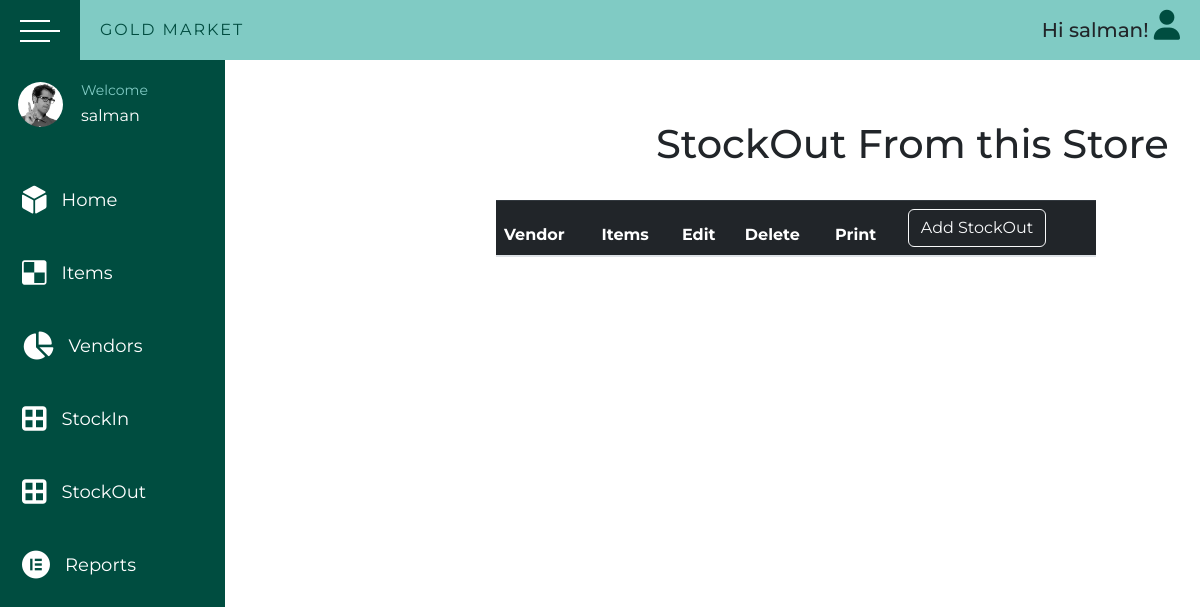
/shop/stockout (signed in), run on an earlier commit of the app's database.
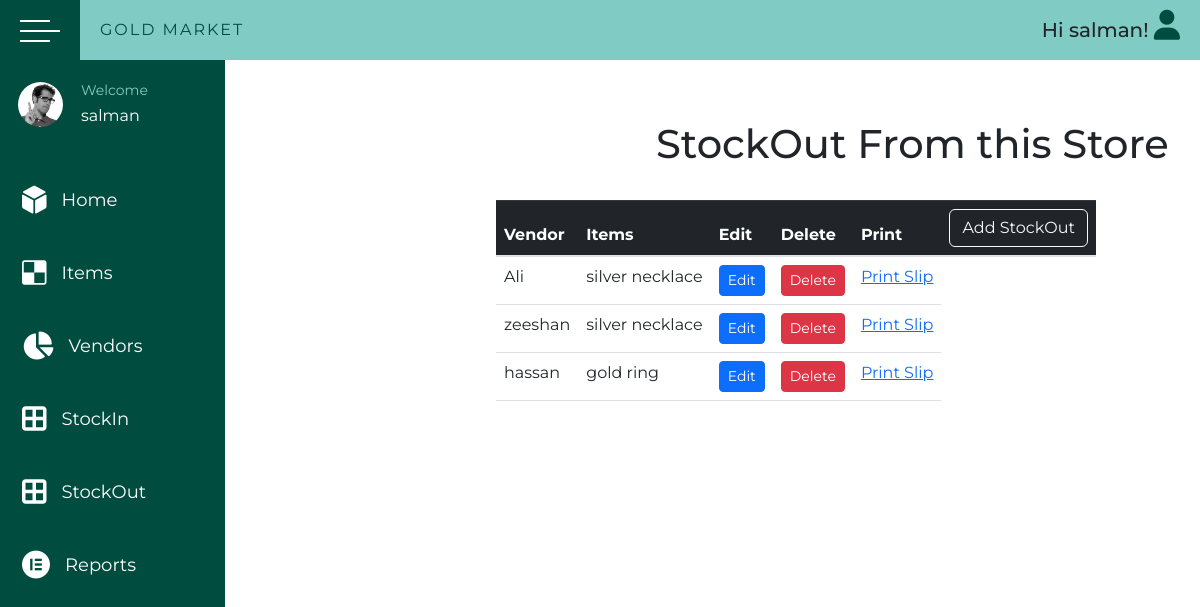
And on a later commit of the database.
### shop/models.py (models this page shows, shortened)
class StockOut(models.Model):
    items = models.ForeignKey(Items, on_delete=models.CASCADE)
    vendor = models.ForeignKey(Vendors, on_delete=models.CASCADE)
    class Meta:
        verbose_name = 'StockOut'
        verbose_name_plural = 'StockOut'

class Vendors(models.Model):
    name = models.CharField(max_length=45)
    address = models.CharField(max_length=150)
    email = models.EmailField(unique=True)
    company = models.ForeignKey(Company, on_delete=models.CASCADE)
    def __str__(self):
        return self.name
    class Meta:
        verbose_name = 'Vendor'

class Items(models.Model):
    name = models.CharField(max_length=45)
    gross_weight = models.CharField(max_length=5)
    net_weight = models.CharField(max_length=5)
    labour_wastage = models.CharField(max_length=5)
    purity = models.CharField(max_length=5)
    fine = models.CharField(max_length=5)
    amount = models.CharField(max_length=10)
    type = models.ForeignKey(Types, on_delete=models.CASCADE)
    qr_code = models.ImageField(upload_to='qr_codes', blank=True)
    vendor = models.ForeignKey(Vendors, on_delete=models.CASCADE)
    def __str__(self):
        return str(self.name)
    class Meta:
        verbose_name = 'Item'

### shop/views.py (the view, shortened to what this page needs)
# urls.py: path('stockout', views.StockOutView.as_view(), name='stockout'),
class StockOutView(LoginRequiredMixin, ListView, FormView):
    model = StockOut
    template_name = "shop/stockout.html"
    context_object_name = "stockout"
    form_class = StockoutForm
    success_url = "/shop/stockout"
    def get_context_data(self, **kwargs):
        context = super().get_context_data(**kwargs)
        context["stockout_form"] = StockoutForm()
        return context

### shop/templates/shop/stockout.html (shortened to what this page needs)
{% extends 'shop/base/base.html' %}
{% load static %}
{% block css_files %}
  <link rel="stylesheet" href="{% static 'shop/items.css'%}" />
{% endblock %}
{% block content %}
  <h1 class="head">StockOut From this Store</h1>
  <table class="table w-50">
    <thead class="table-dark">
      <tr>
        <th scope="col">Vendor</th>
        <th scope="col">Items</th>
        <th scope="col">Edit</th>
        <th scope="col">Delete</th>
        <th scope="col">Print</th>
        <th scope="col"><button type="button" class="btn btn-outline-light" data-bs-toggle="modal" data-bs-target="#exampleModal">Add StockOut</button></th>
      </tr>
    </thead>
    <tbody>
      {% for stock in stockout %}
        <tr>
          <td>{{ stock.vendor }}</td>
          <td>{{ stock.items }}</td>
          <td><a class="js-edit btn btn-sm btn-primary" href="{% url 'stock_update' stock.id %}">Edit</a></td>
          <td><a class="js-edit btn btn-sm btn-danger" href="{% url 'stockout_delete' stock.id %}">Delete</a></td>
          <td><a href="{% url 'slip_out' stock.id %}">Print Slip</a></td>
        </tr>
      {% endfor %}
    </tbody>
  </table>
{% endblock %}

What changed in the data, as far as the page shows it:
added StockOut: vendor "Ali", items "silver necklace"
added StockOut: vendor "zeeshan", items "silver necklace"
added StockOut: vendor "hassan", items "gold ring"
